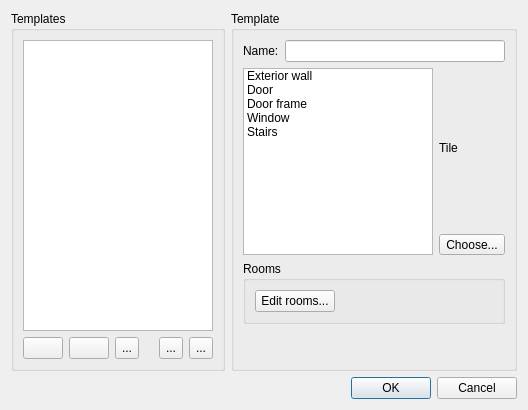
<?xml version="1.0" encoding="UTF-8"?>
<ui version="4.0">
 <class>BuildingTemplatesDialog</class>
 <widget class="QDialog" name="BuildingTemplatesDialog">
  <property name="geometry">
   <rect>
    <x>0</x>
    <y>0</y>
    <width>528</width>
    <height>410</height>
   </rect>
  </property>
  <property name="windowTitle">
   <string>Templates</string>
  </property>
  <layout class="QGridLayout" name="gridLayout">
   <item row="0" column="0">
    <widget class="QGroupBox" name="groupBox">
     <property name="title">
      <string>Templates</string>
     </property>
     <layout class="QVBoxLayout" name="verticalLayout_2">
      <item>
       <widget class="QListWidget" name="templatesList"/>
      </item>
      <item>
       <layout class="QHBoxLayout" name="horizontalLayout">
        <item>
         <widget class="QPushButton" name="add">
          <property name="sizePolicy">
           <sizepolicy hsizetype="Minimum" vsizetype="Preferred">
            <horstretch>0</horstretch>
            <verstretch>0</verstretch>
           </sizepolicy>
          </property>
          <property name="toolTip">
           <string>Add new template</string>
          </property>
          <property name="icon">
           <iconset resource="../tiled.qrc">
            <normaloff>:/images/22x22/add.png</normaloff>:/images/22x22/add.png</iconset>
          </property>
         </widget>
        </item>
        <item>
         <widget class="QPushButton" name="remove">
          <property name="sizePolicy">
           <sizepolicy hsizetype="Minimum" vsizetype="Preferred">
            <horstretch>0</horstretch>
            <verstretch>0</verstretch>
           </sizepolicy>
          </property>
          <property name="toolTip">
           <string>Remove selected template</string>
          </property>
          <property name="icon">
           <iconset resource="../tiled.qrc">
            <normaloff>:/images/22x22/remove.png</normaloff>:/images/22x22/remove.png</iconset>
          </property>
         </widget>
        </item>
        <item>
         <widget class="QToolButton" name="duplicate">
          <property name="sizePolicy">
           <sizepolicy hsizetype="Minimum" vsizetype="Preferred">
            <horstretch>0</horstretch>
            <verstretch>0</verstretch>
           </sizepolicy>
          </property>
          <property name="toolTip">
           <string>Duplicate selected template</string>
          </property>
          <property name="text">
           <string>...</string>
          </property>
          <property name="icon">
           <iconset resource="../tiled.qrc">
            <normaloff>:/images/16x16/stock-duplicate-16.png</normaloff>:/images/16x16/stock-duplicate-16.png</iconset>
          </property>
         </widget>
        </item>
        <item>
         <spacer name="horizontalSpacer">
          <property name="orientation">
           <enum>Qt::Horizontal</enum>
          </property>
          <property name="sizeHint" stdset="0">
           <size>
            <width>40</width>
            <height>20</height>
           </size>
          </property>
         </spacer>
        </item>
        <item>
         <widget class="QToolButton" name="moveUp">
          <property name="sizePolicy">
           <sizepolicy hsizetype="Fixed" vsizetype="Preferred">
            <horstretch>0</horstretch>
            <verstretch>0</verstretch>
           </sizepolicy>
          </property>
          <property name="toolTip">
           <string>Move selected template up</string>
          </property>
          <property name="text">
           <string>...</string>
          </property>
          <property name="icon">
           <iconset resource="../tiled.qrc">
            <normaloff>:/images/16x16/go-up.png</normaloff>:/images/16x16/go-up.png</iconset>
          </property>
         </widget>
        </item>
        <item>
         <widget class="QToolButton" name="moveDown">
          <property name="sizePolicy">
           <sizepolicy hsizetype="Fixed" vsizetype="Preferred">
            <horstretch>0</horstretch>
            <verstretch>0</verstretch>
           </sizepolicy>
          </property>
          <property name="toolTip">
           <string>Move selected template down</string>
          </property>
          <property name="text">
           <string>...</string>
          </property>
          <property name="icon">
           <iconset resource="../tiled.qrc">
            <normaloff>:/images/16x16/go-down.png</normaloff>:/images/16x16/go-down.png</iconset>
          </property>
         </widget>
        </item>
       </layout>
      </item>
     </layout>
    </widget>
   </item>
   <item row="0" column="1">
    <widget class="QGroupBox" name="groupBox_2">
     <property name="title">
      <string>Template</string>
     </property>
     <layout class="QVBoxLayout" name="verticalLayout">
      <item>
       <layout class="QHBoxLayout" name="horizontalLayout_2">
        <item>
         <widget class="QLabel" name="label">
          <property name="text">
           <string>Name:</string>
          </property>
         </widget>
        </item>
        <item>
         <widget class="QLineEdit" name="name"/>
        </item>
       </layout>
      </item>
      <item>
       <layout class="QHBoxLayout" name="horizontalLayout_3">
        <item>
         <widget class="QListWidget" name="tilesList">
          <item>
           <property name="text">
            <string>Exterior wall</string>
           </property>
          </item>
          <item>
           <property name="text">
            <string>Door</string>
           </property>
          </item>
          <item>
           <property name="text">
            <string>Door frame</string>
           </property>
          </item>
          <item>
           <property name="text">
            <string>Window</string>
           </property>
          </item>
          <item>
           <property name="text">
            <string>Stairs</string>
           </property>
          </item>
         </widget>
        </item>
        <item>
         <layout class="QVBoxLayout" name="verticalLayout_3">
          <item>
           <widget class="QLabel" name="tileLabel">
            <property name="minimumSize">
             <size>
              <width>64</width>
              <height>128</height>
             </size>
            </property>
            <property name="text">
             <string>Tile</string>
            </property>
           </widget>
          </item>
          <item>
           <widget class="QToolButton" name="chooseTile">
            <property name="text">
             <string>Choose...</string>
            </property>
           </widget>
          </item>
         </layout>
        </item>
       </layout>
      </item>
      <item>
       <widget class="QGroupBox" name="groupBox_3">
        <property name="title">
         <string>Rooms</string>
        </property>
        <layout class="QHBoxLayout" name="horizontalLayout_6">
         <item>
          <widget class="QPushButton" name="editRooms">
           <property name="text">
            <string>Edit rooms...</string>
           </property>
          </widget>
         </item>
         <item>
          <spacer name="horizontalSpacer_3">
           <property name="orientation">
            <enum>Qt::Horizontal</enum>
           </property>
           <property name="sizeHint" stdset="0">
            <size>
             <width>40</width>
             <height>20</height>
            </size>
           </property>
          </spacer>
         </item>
        </layout>
       </widget>
      </item>
      <item>
       <spacer name="verticalSpacer">
        <property name="orientation">
         <enum>Qt::Vertical</enum>
        </property>
        <property name="sizeHint" stdset="0">
         <size>
          <width>20</width>
          <height>40</height>
         </size>
        </property>
       </spacer>
      </item>
     </layout>
    </widget>
   </item>
   <item row="1" column="1">
    <widget class="QDialogButtonBox" name="buttonBox">
     <property name="orientation">
      <enum>Qt::Horizontal</enum>
     </property>
     <property name="standardButtons">
      <set>QDialogButtonBox::Cancel|QDialogButtonBox::Ok</set>
     </property>
    </widget>
   </item>
  </layout>
 </widget>
 <resources>
  <include location="../tiled.qrc"/>
 </resources>
 <connections>
  <connection>
   <sender>buttonBox</sender>
   <signal>accepted()</signal>
   <receiver>BuildingTemplatesDialog</receiver>
   <slot>accept()</slot>
   <hints>
    <hint type="sourcelabel">
     <x>248</x>
     <y>254</y>
    </hint>
    <hint type="destinationlabel">
     <x>157</x>
     <y>274</y>
    </hint>
   </hints>
  </connection>
  <connection>
   <sender>buttonBox</sender>
   <signal>rejected()</signal>
   <receiver>BuildingTemplatesDialog</receiver>
   <slot>reject()</slot>
   <hints>
    <hint type="sourcelabel">
     <x>316</x>
     <y>260</y>
    </hint>
    <hint type="destinationlabel">
     <x>286</x>
     <y>274</y>
    </hint>
   </hints>
  </connection>
 </connections>
</ui>
